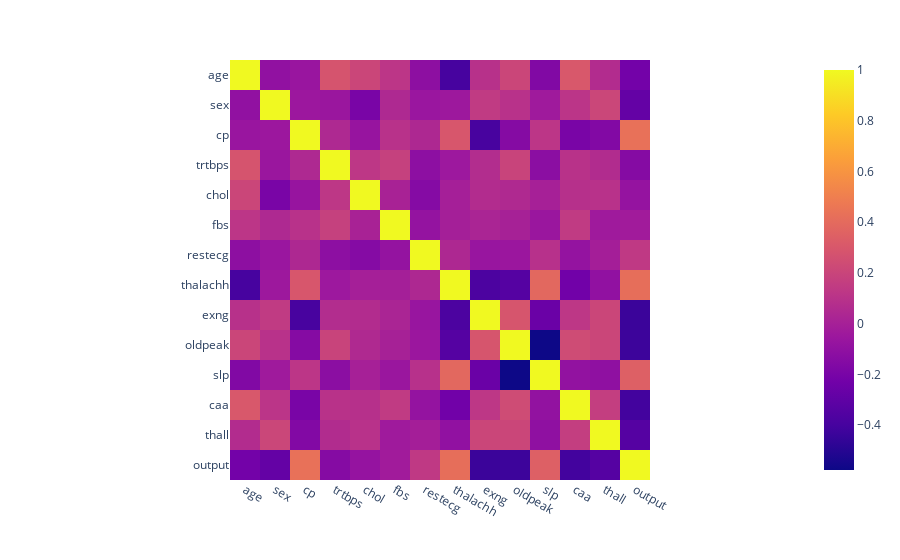

Write notebook code for a chart like this one.
### Code cell
df_corr_mat = df.corr()
px.imshow(df_corr_mat)

### Figure 1 — Plotly figure (JSON) as saved in the notebook; plotly's stock layout.template omitted (floating-point values rounded to 4 significant figures; data arrays with more than 128 entries replaced by an {"elided": "..."} marker saying what was removed)
{"data": [{"coloraxis": "coloraxis", "hovertemplate": "x: %{x}<br>y: %{y}<br>color: %{z}<extra></extra>", "name": "0", "type": "heatmap", "x": ["age", "sex", "cp", "trtbps", "chol", "fbs", "restecg", "thalachh", "exng", "oldpeak", "slp", "caa", "thall", "output"], "xaxis": "x", "y": ["age", "sex", "cp", "trtbps", "chol", "fbs", "restecg", "thalachh", "exng", "oldpeak", "slp", "caa", "thall", "output"], "yaxis": "y", "z": {"elided": "14x14 float values"}}], "layout": {"coloraxis": {"colorscale": [[0, "#0d0887"], [0.1111, "#46039f"], [0.2222, "#7201a8"], [0.3333, "#9c179e"], [0.4444, "#bd3786"], [0.5556, "#d8576b"], [0.6667, "#ed7953"], [0.7778, "#fb9f3a"], [0.8889, "#fdca26"], [1, "#f0f921"]]}, "margin": {"t": 60}, "xaxis": {"anchor": "y", "constrain": "domain", "domain": [0, 1], "scaleanchor": "y"}, "yaxis": {"anchor": "x", "autorange": "reversed", "constrain": "domain", "domain": [0, 1]}}}
